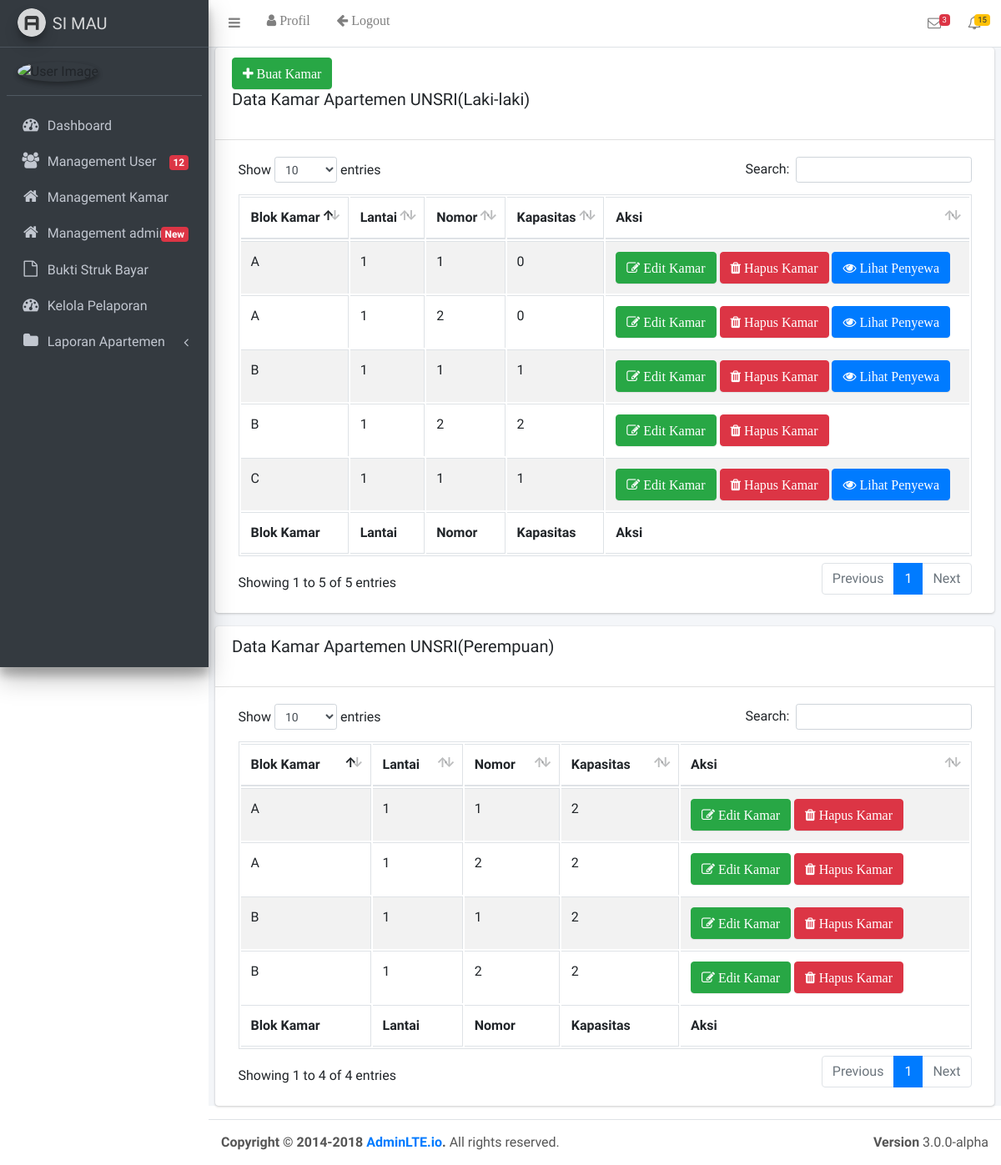
The page /admin/index.php?modul=kelola_kamar on the database as committed earlier.
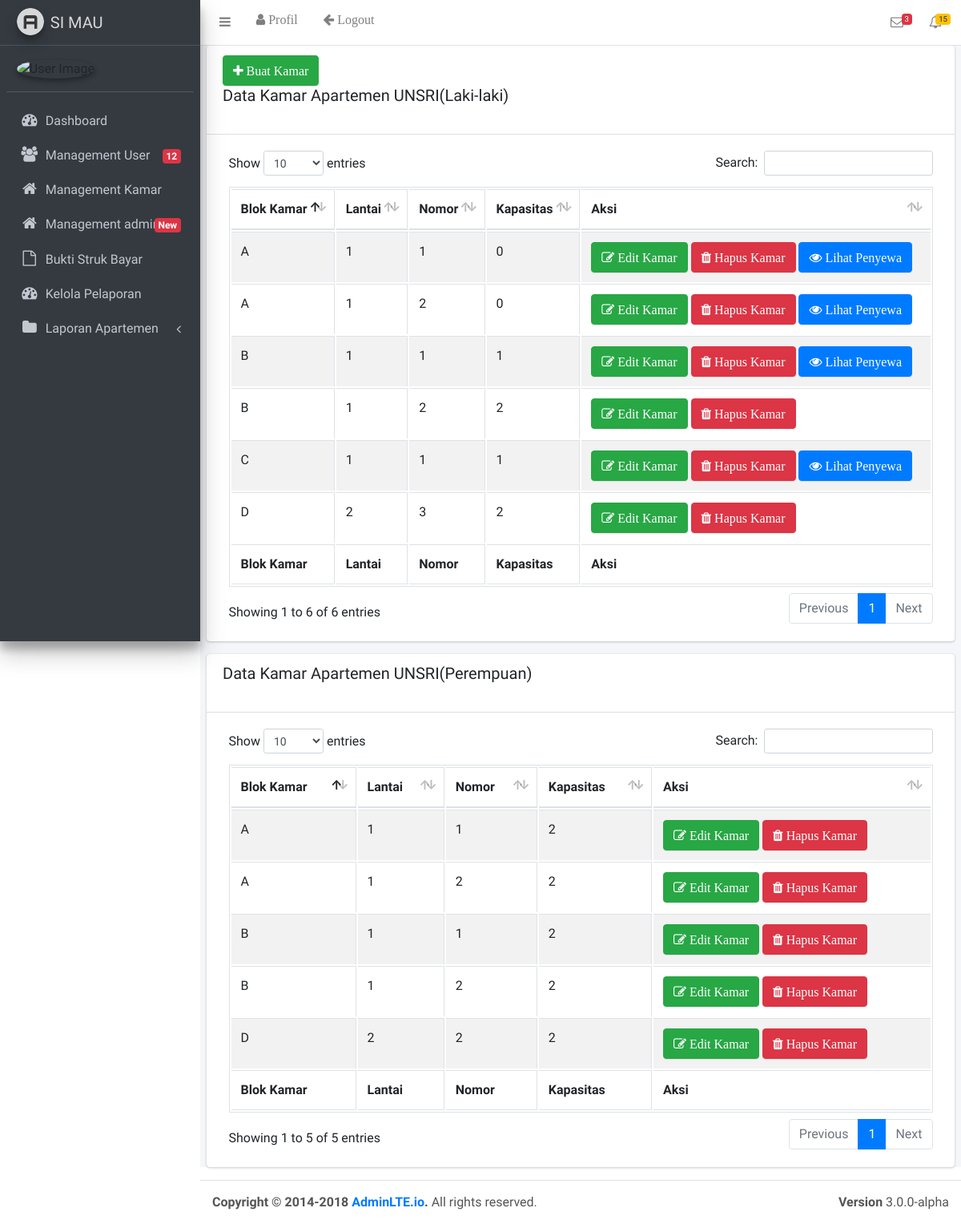
The same page on the database as committed later.
### tables this page shows
CREATE TABLE `kamar` (
  `id_kamar` int(11) NOT NULL,
  `blok` varchar(50) NOT NULL,
  `lantai` int(11) NOT NULL,
  `nomor` int(11) NOT NULL,
  `kapasitas` int(11) NOT NULL,
  `jenis_kelamin` varchar(100) NOT NULL
);

### admin/modul/kelola_kamar.php (the view, shortened to what this page needs)
<?php
$query="SELECT * from kamar where jenis_kelamin='Laki-laki'";
$sql=mysqli_query($connect,$query);
$query1="SELECT * from kamar where jenis_kelamin='Perempuan'";
$sql1=mysqli_query($connect,$query1);
?>
          <div class="card">
            <div class="card-header">
            <a href="?modul=buat_kamar" class="btn btn-success fa fa-plus"> Buat Kamar</a>
              <h3 class="card-title">Data Kamar Apartemen UNSRI(Laki-laki)</h3><br/>
            </div>
            <div class="card-body table-responsive">
              <table id="example1" class="table table-bordered table-striped">
                <thead>
                <tr>
                  <th>Blok Kamar</th>
                  <th>Lantai</th>
                  <th>Nomor</th>
                  <th>Kapasitas</th>
                  <th>Aksi</th>
                </tr>
                </thead>
                <tbody>
                <?php while($data=mysqli_fetch_array($sql)){ ?>
                <tr>
                  <td><?php echo $data['blok'] ?></td>
                  <td><?php echo $data['lantai'] ?></td>
                  <td><?php echo $data['nomor'] ?></td>
                  <td><?php echo $data['kapasitas'] ?></td>
                  <td><a href="?modul=edit_kamar&id_kamar=<?php echo $data['id_kamar'] ?>" class="btn btn-success fa fa-edit"> Edit Kamar</a>
                    <a href="?modul=kelola_kamar&id_kamar=<?php echo $data['id_kamar'] ?>" class="btn btn-danger fa fa-trash"> Hapus Kamar</a>
                    <?php if($data['kapasitas'] < 2){ ?>
                    <a href="?modul=lihat_penyewa&id_kamar=<?php echo $data['id_kamar'] ?>" class="btn btn-primary fa fa-eye"> Lihat Penyewa</a>
                  <?php } else {?>
                  <?php } ?>
                  </td>
                </tr>
                <?php } ?>
                </tbody>
                <tfoot>
                <tr>
                  <th>Blok Kamar</th>
                  <th>Lantai</th>
                  <th>Nomor</th>
                  <th>Kapasitas</th>
                  <th>Aksi</th>
                </tr>
                </tfoot>
              </table>
            </div>
          </div>
          <div class="card">
            <div class="card-header">
              <h3 class="card-title">Data Kamar Apartemen UNSRI(Perempuan)</h3><br/>
            </div>
            <div class="card-body table-responsive">
              <table id="example2" class="table table-bordered table-striped">
                <thead>
                <tr>
                  <th>Blok Kamar</th>
                  <th>Lantai</th>
                  <th>Nomor</th>
                  <th>Kapasitas</th>
                  <th>Aksi</th>
                </tr>
                </thead>
                <tbody>
                <?php while($data1=mysqli_fetch_array($sql1)){ ?>
                <tr>
                  <td><?php echo $data1['blok'] ?></td>
                  <td><?php echo $data1['lantai'] ?></td>
                  <td><?php echo $data1['nomor'] ?></td>
                  <td><?php echo $data1['kapasitas'] ?></td>
                  <td><a href="?modul=edit_kamar&id_kamar=<?php echo $data1['id_kamar'] ?>" class="btn btn-success fa fa-edit"> Edit Kamar</a>
                    <a href="?modul=kelola_kamar&id_kamar=<?php echo $data1['id_kamar'] ?>" class="btn btn-danger fa fa-trash"> Hapus Kamar</a>
                  </td>
                </tr>
                <?php } ?>
                </tbody>
                <tfoot>
                <tr>
                  <th>Blok Kamar</th>
                  <th>Lantai</th>
                  <th>Nomor</th>
                  <th>Kapasitas</th>
                  <th>Aksi</th>
                </tr>
                </tfoot>
              </table>
            </div>
          </div>

### admin/index.php (shortened to what this page needs)
<?php
include"../koneksi.php";
$notif="SELECT * from temp_kamar_sewa";
$notif_bayar=mysqli_query($connect,$notif);
$count_bayar=mysqli_num_rows($notif_bayar);
$notif2="SELECT * from user where role ='mahasiswa' AND status='belum lengkap' ";
$notif_baru=mysqli_query($connect,$notif2);
$count_baru=mysqli_num_rows($notif_baru);
$notif3="SELECT * from pindah_kamar where status_pengajuan =''";
$notif_pindah=mysqli_query($connect,$notif3);
$count_pindah=mysqli_num_rows($notif_pindah);
$notif4="SELECT * from perpanjang_bayar where status_perpanjang =''";
$notif_panjang=mysqli_query($connect,$notif4);
$count_panjang=mysqli_num_rows($notif_panjang);
?>
<!DOCTYPE html>
<html>
<head>
  <link rel="stylesheet" href="../assets/system_tools/plugins/font-awesome/css/font-awesome.min.css">
  <link rel="stylesheet" href="https://code.ionicframework.com/ionicons/2.0.1/css/ionicons.min.css">
  <link rel="stylesheet" href="../assets/system_tools/plugins/daterangepicker/daterangepicker-bs3.css">
  <link rel="stylesheet" href="../assets/system_tools/plugins/iCheck/all.css">
  <link rel="stylesheet" href="../assets/system_tools/plugins/colorpicker/bootstrap-colorpicker.min.css">
  <link rel="stylesheet" href="../assets/system_tools/plugins/timepicker/bootstrap-timepicker.min.css">
  <link rel="stylesheet" href="../assets/system_tools/plugins/select2/select2.min.css">
  <link rel="stylesheet" href="../assets/system_tools/dist/css/adminlte.min.css">
  <link rel="stylesheet" href="../assets/system_tools/plugins/datatables/dataTables.bootstrap4.css">
</head>
<body class="hold-transition sidebar-mini">
<div class="wrapper">
  <nav class="main-header navbar navbar-expand bg-white navbar-light border-bottom">
    <ul class="navbar-nav">
      <li class="nav-item">
        <a class="nav-link" data-widget="pushmenu" href="#"><i class="fa fa-bars"></i></a>
      </li>
      <li class="nav-item d-none d-sm-inline-block">
        <a href="#" class="nav-link fa fa-user">
          Profil
        </a>
      </li>
      <li class="nav-item d-none d-sm-inline-block">
        <a href="../logout.php" class="nav-link fa fa-arrow-left"> Logout</a>
      </li>
    </ul>
    <ul class="navbar-nav ml-auto">
      <li class="nav-item dropdown">
        <a class="nav-link" data-toggle="dropdown" href="#">
          <i class="fa fa-envelope-o"></i>
          <span class="badge badge-danger navbar-badge">3</span>
        </a>
      </li>
      <li class="nav-item dropdown">
        <a class="nav-link" data-toggle="dropdown" href="#">
          <span class="badge badge-warning navbar-badge">15</span>
        </a>
      </li>
    </ul>
  </nav>
  <aside class="main-sidebar sidebar-dark-primary elevation-4">
    <a href="../../index3.html" class="brand-link">
      <img src="../assets/system_tools/dist/img/AdminLTELogo.png"
           alt="AdminLTE Logo"
           class="brand-image img-circle elevation-3"
           style="opacity: .8">
      <span class="brand-text font-weight-light">SI MAU</span>
    </a>
    <div class="sidebar">
      <div class="user-panel mt-3 pb-3 mb-3 d-flex">
        <div class="image">
          <img src="<?php echo $_SESSION['foto_profil'] ?>" class="img-circle elevation-2" alt="User Image">
        </div>
        <div class="info">
        </div>
      </div>
      <nav class="mt-2">
        <ul class="nav nav-pills nav-sidebar flex-column" data-widget="treeview" role="menu" data-accordion="false">
          <li class="nav-item has-treeview">
            <a href="index.php" class="nav-link">
              <i class="nav-icon fa fa-dashboard"></i>
                <p>Dashboard</p>
                </a>
              </li>
          <li class="nav-item has-treeview">
            <a href="?modul=kelola_user" class="nav-link">
              <i class="nav-icon fa fa-users"></i>
                <p>Management User
                  <?php if ($count_baru > 0){?>
                  <span class="right badge badge-danger"><?php echo $count_baru ?></span>
                <?php } else { ?>
              <?php } ?>
                </p>
                </a>
              </li>
              <li class="nav-item has-treeview">
            <a href="?modul=kelola_kamar" class="nav-link">
              <i class="nav-icon fa fa-home"></i>
                <p>Management Kamar</p>
                </a>
              </li>
          <li class="nav-item has-treeview">
            <a href="#" class="nav-link">
              <i class="nav-icon fa fa-home"></i>
              <p>
                Management admin
                <?php if ($count_bayar > 0 || $count_pindah > 0 || $count_panjang > 0){?>
                  <span class="right badge badge-danger">New</span>
                <?php } else { ?>
                <i class="right fa fa-angle-left"></i>
              <?php } ?>
              </p>
            </a>
          </li>
          <li class="nav-item has-treeview">
            <a href="?modul=bukti_bayar" class="nav-link">
              <i class="nav-icon fa fa-file-o"></i>
                <p>Bukti Struk Bayar</p>
                </a>
              </li>
          <li class="nav-item has-treeview">
            <a href="?modul=kelola_pelaporan" class="nav-link">
              <i class="nav-icon fa fa-dashboard"></i>
                <p>Kelola Pelaporan
                </p>
                </a>
              </li>
          <li class="nav-item has-treeview">
            <a href="#" class="nav-link">
              <i class="nav-icon fa fa-folder"></i>
              <p>
                Laporan Apartemen
                <i class="right fa fa-angle-left"></i>
              </p>
            </a>
          </li>
        </ul>
      </nav>
    </div>
  </aside>
<div class="content-wrapper">
          <section class="content">
            <?php require('modul/'.$_GET['modul'].'.php'); ?>
          </section>
</div>
  <footer class="main-footer">
    <div class="float-right d-none d-sm-block">
      <b>Version</b> 3.0.0-alpha
    </div>
    <strong>Copyright &copy; 2014-2018 <a href="http://adminlte.io">AdminLTE.io</a>.</strong> All rights
    reserved.
  </footer>
</div>
</body>
</html>

Rows that differ between the two databases and show on the page:
added kamar: blok "D", lantai "2", nomor "3", kapasitas "2", shown under "Data Kamar Apartemen UNSRI(Laki-laki)"
added kamar: blok "D", lantai "2", nomor "2", kapasitas "2", shown under "Data Kamar Apartemen UNSRI(Perempuan)"
Other text that changed with them:
text written by a page script: "Show entries Search: Showing 1 to 5 of 5 entries Previous 1 Next" → "Show entries Search: Showing 1 to 6 of 6 entries Previous 1 Next"
text written by a page script: "Show entries Search: Showing 1 to 4 of 4 entries Previous 1 Next" → "Show entries Search: Showing 1 to 5 of 5 entries Previous 1 Next"
